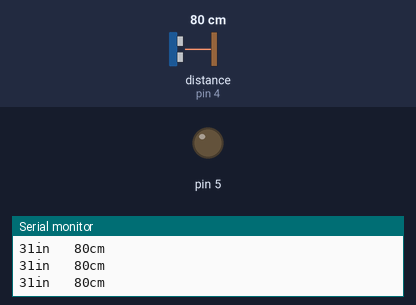
Bench run of a sketch on a simulated Arduino Uno, built with avr-gcc and run on an emulated ATmega328P. Parts: output pins drawn as LEDs (lit = HIGH), the last lines printed to the serial monitor. Wiring (inferred from the names in the program): ultrasonic range finder: trigger pin 2; echo pin 4. Inputs (shaded band) come from the test bench; at power-on: distance to the obstacle (sensor on pin 4) 80 cm. The echo pulse lasts 58.3 µs per cm; pins used as bus, display or sensor lines are not drawn.

Above: at 1.2 s.
1.3 s: distance to the obstacle (sensor on pin 4) set to 9 cm
2.8 s: distance to the obstacle (sensor on pin 4) set to 6 cm
At 3.8 s:
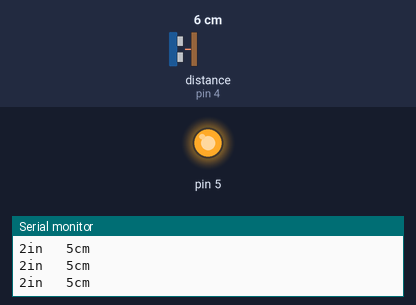
4.3 s: distance to the obstacle (sensor on pin 4) set to 18 cm
At 5.0 s:
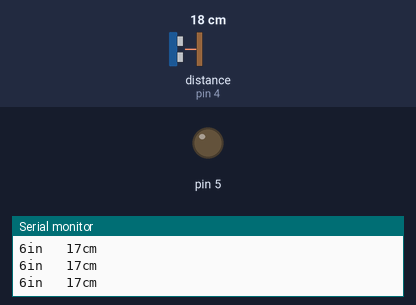
5.8 s: distance to the obstacle (sensor on pin 4) set to 2 cm
At 6.2 s:
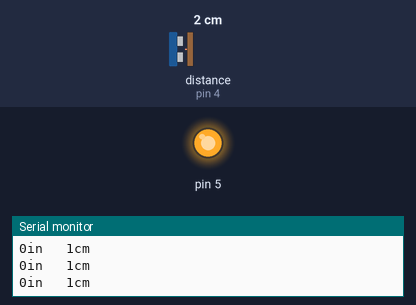
Timing chart, 0 to 8.8 s (numbered marks = the images above; inputs shaded):
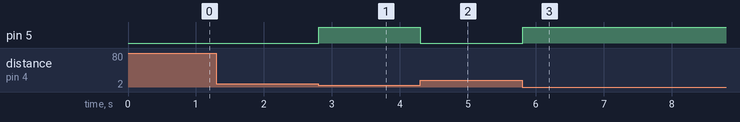

Measured:
- the behaviour switches between 8 and 7 cm on distance to the obstacle (sensor on pin 4) (found by bisection; images 0 and 1)
- after the input at 2.8 s, pin 5: LOW → HIGH at once
- after the input at 4.3 s, pin 5: HIGH → LOW at once
- after the input at 5.8 s, pin 5: LOW → HIGH at once

The sketch:

sketch_sep16e.ino
```cpp
#define trig 2
#define echo 4
void setup() {
  pinMode(trig, OUTPUT);
  pinMode(echo, INPUT);
  pinMode(5,OUTPUT);
  Serial.begin(9600);
}

void loop() {
  digitalWrite(trig,LOW);
  delayMicroseconds(2);
  digitalWrite(trig,HIGH);
  delayMicroseconds(10);
  digitalWrite(trig,LOW);

  long t = pulseIn(echo,HIGH);
  long inches = t/74/2;
  long cm = t/29/2;

  Serial.print(inches);
  Serial.print("in \t");
  Serial.print(cm);
  Serial.print("cm\n");
  // put your main code here, to run repeatedly:
  if(inches<3){
    digitalWrite(5,HIGH);
  }
  else{
    digitalWrite(5,LOW);
  }
  delay(10);

}
```
